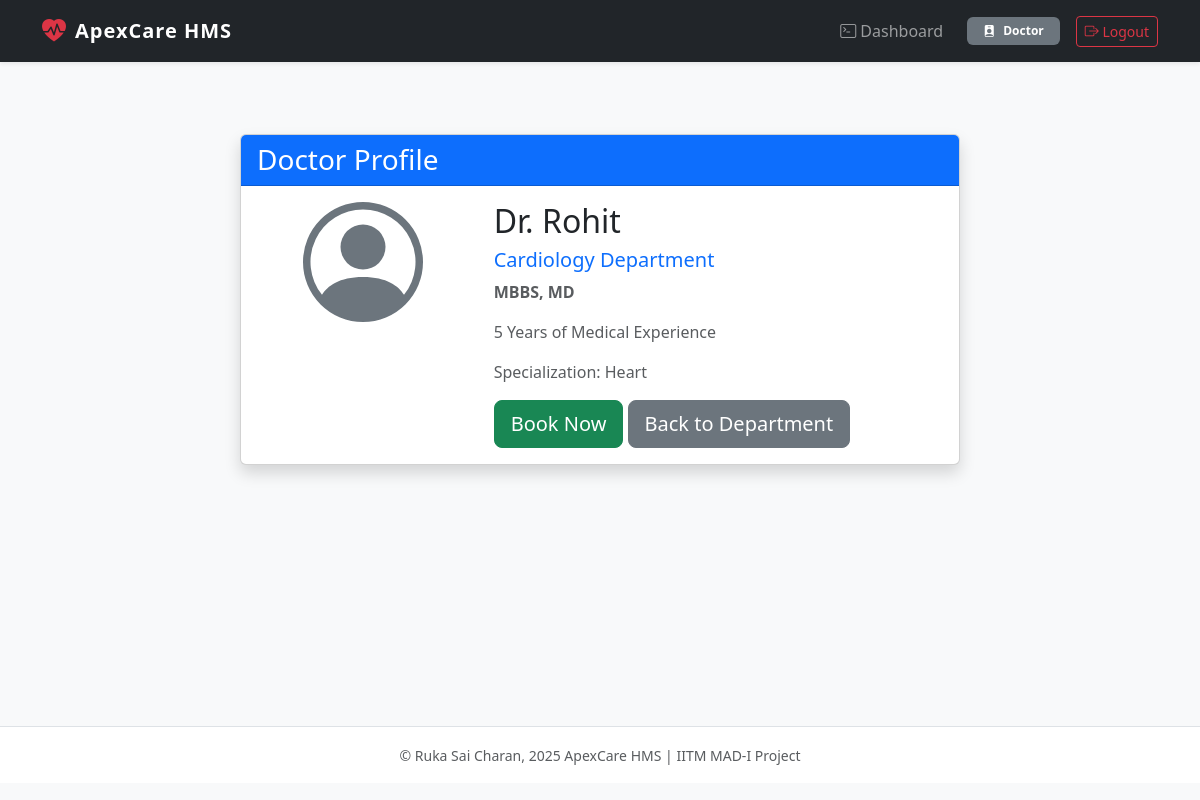
Page /doctor/profile/1 (signed in) on the committed database.
### models.py (models this page shows)
class Doctor(db.Model):
    id = db.Column(db.Integer, primary_key=True)
    user_id = db.Column(db.Integer, db.ForeignKey('user.id'), nullable=False)
    department_id = db.Column(db.Integer, db.ForeignKey('department.id'), nullable=False)
    name = db.Column(db.String(100), nullable=False)
    dob = db.Column(db.DateTime, nullable=False)
    experience = db.Column(db.Integer, nullable=False)
    specialization = db.Column(db.String(100), nullable=False)
    qualifications = db.Column(db.String(100), nullable=True)
    availability = db.Column(db.String(200), default='{}')

class Department(db.Model):
    id = db.Column(db.Integer, primary_key=True)
    name = db.Column(db.String(100), unique=True, nullable=False)
    details = db.Column(db.String(100), default="")

### app.py (the view)
@app.route('/doctor/profile/<int:doctor_id>')
def doctor_public_profile(doctor_id):
    doctor = Doctor.query.get_or_404(doctor_id)
    department = Department.query.filter_by(id=doctor.department_id).first()
    return render_template('doctor_details.html', doctor=doctor, department=department)

### templates/doctor_details.html (shortened to what this page needs)
{% extends "base.html" %}
{% block content %}
<div class="container py-5">
    <div class="row justify-content-center">
        <div class="col-md-8">
            <div class="card shadow">
                <div class="card-header bg-primary text-white">
                    <h3 class="mb-0">Doctor Profile</h3>
                </div>
                <div class="card-body">
                    <div class="row">
                        <div class="col-md-4 text-center mb-3">
                        </div>
                        <div class="col-md-8">
                            <h2 class="card-title">Dr. {{ doctor.name }}</h2>
                            <h5 class="text-primary">{{ department.name | capitalize }} Department</h5>
                            <p class="text-muted fw-bold">{{ doctor.qualifications }}
                            <p class="text-muted fw-medium">{{ doctor.experience }} Years of Medical Experience</p>
                            <p class="text-muted fw-medium">Specialization: {{ doctor.specialization }}</p>
                            <div class="d-grid gap-2 d-md-block">
                                <a href="{{ url_for('book_appointment', doctor_id=doctor.id) }}" class="btn btn-success btn-lg">Book Now</a>
                                <a href="{{ url_for('department_details', department_name=department.name) }}" class="btn btn-secondary btn-lg">Back to Department</a>
                            </div>
                        </div>
                    </div>
                </div>
            </div>
        </div>
    </div>
</div>
{% endblock %}

### rows in the picture
Doctor: name "Rohit", qualifications "MBBS, MD", experience "5", specialization "Heart"
Department: name "Cardiology"

### other values in the picture
{{ session.role|capitalize }} "Doctor"
